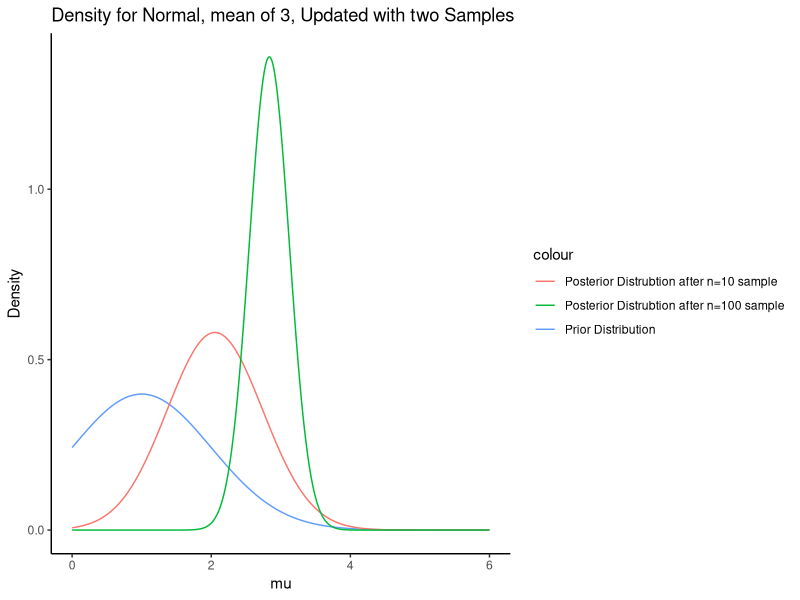
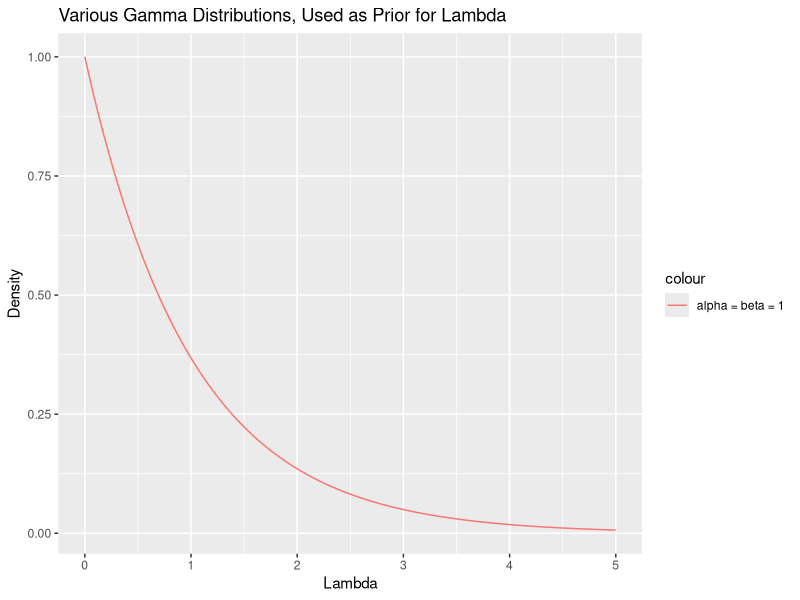
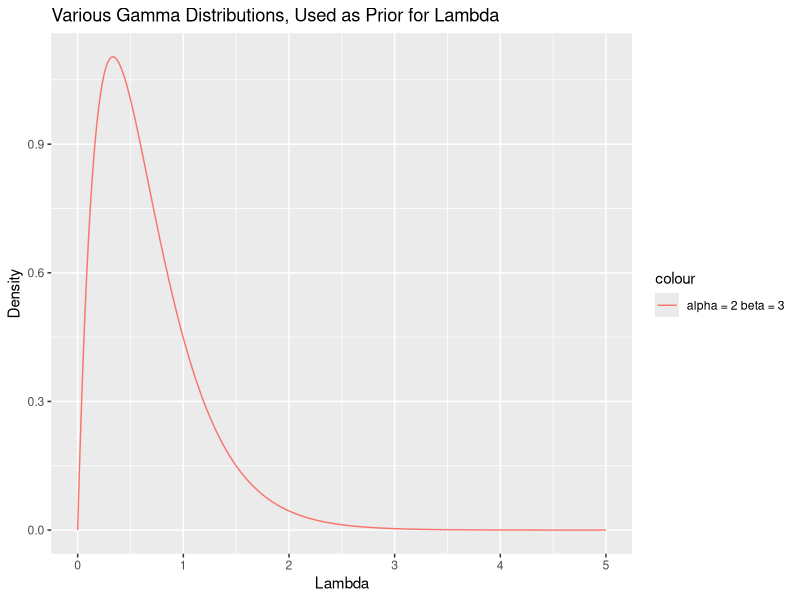
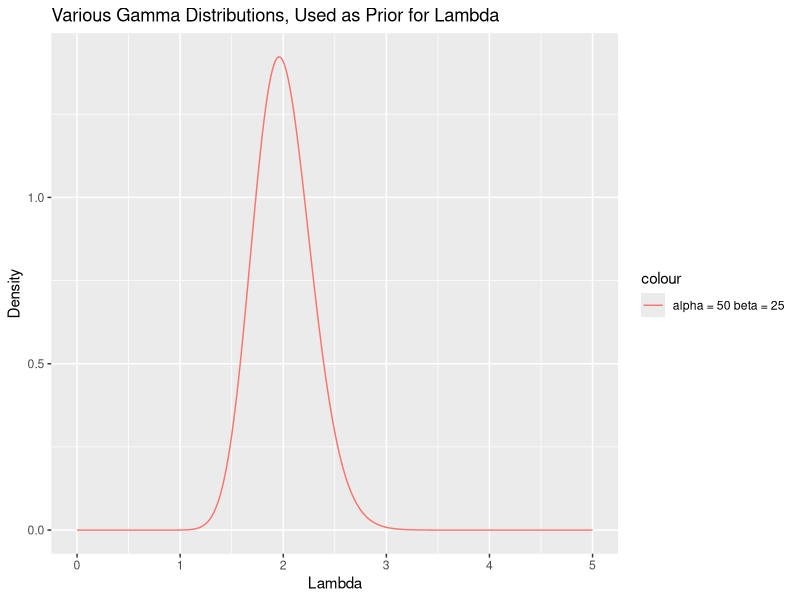
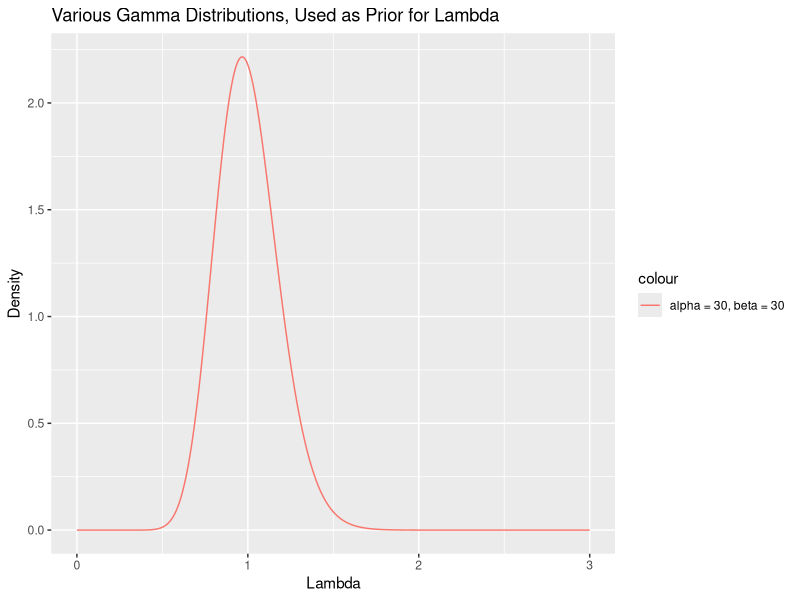

The R script that drew these images, in order:
## ---- chunk 1
knitr::opts_chunk$set(echo = TRUE)
knitr::opts_chunk$set(echo = TRUE, fig.align="center")
gc()
ls()
options(digits=4)
require(tidyverse)
set.seed(4747)
## ---- chunk 2
x_bar <- sd <- 3
mu_0 <- 1
sd_0 <- 1

prob <- seq(0, 6, .01)
# First prior
x_0 <- dnorm(prob, mu_0, sd_0)

# Update with data sample of 10
n <- 10

sd_10 <- ((n/(sd^2) + 1/(sd_0^2)))^(-0.5)
mu_10 <- sd_10^2*((mu_0/(sd_0^2)) + (n*x_bar)/sd^2)

x_10 <- dnorm(prob, mu_10, sd_10)

# Update with another data sample of 100
n <- 100

sd_100 <- ((n/(sd^2) + 1/(sd_0^2)))^(-0.5)
mu_100 <- sd_100^2*((mu_0/(sd_0^2)) + (n*x_bar)/sd^2)

x_100 <- dnorm(prob, mu_100, sd_100)

data.frame(x_0, x_10, x_100, prob) %>% ggplot(aes(x= prob)) +
  geom_line(aes(y= x_0, colour = 'Prior Distribution')) +
  geom_line(aes(y= x_10, colour = 'Posterior Distrubtion after n=10 sample')) +
  geom_line(aes(y= x_100, colour = 'Posterior Distrubtion after n=100 sample')) +
  labs(title = "Density for Normal, mean of 3, Updated with two Samples",
       x = "mu", y = "Density") + theme_classic()
## ---- chunk 3
prob <- seq(0, 5, .01)

alpha_0 <- 1
beta_0 <- 1
x_0 <- dgamma(prob, alpha_0, beta_0)

data.frame(x_0, prob) %>% 
  ggplot(aes(x = prob)) +
  geom_line(aes(y = x_0, colour = 'alpha = beta = 1')) +
  labs(title = "Various Gamma Distributions, Used as Prior for Lambda",
       x = "Lambda", y = "Density")
## ---- chunk 4
alpha_0 <- 2
beta_0 <- 3
x_0 <- dgamma(prob, alpha_0, beta_0)

data.frame(x_0, prob) %>% 
  ggplot(aes(x = prob)) +
  geom_line(aes(y = x_0, colour = 'alpha = 2 beta = 3')) +
  labs(title = "Various Gamma Distributions, Used as Prior for Lambda",
       x = "Lambda", y = "Density")
## ---- chunk 5
alpha_0 <- 50
beta_0 <- 25
x_0 <- dgamma(prob, alpha_0, beta_0)

data.frame(x_0, prob) %>% 
  ggplot(aes(x = prob)) +
  geom_line(aes(y = x_0, colour = 'alpha = 50 beta = 25')) +
  labs(title = "Various Gamma Distributions, Used as Prior for Lambda",
       x = "Lambda", y = "Density")
## ---- chunk 6
x <- 1/2

vector <- seq(4.97, 5.03, by = 0.0001)
i <- 2

# (alpha_0 - 1)/beta_0 = 1/4, so beta_0 = 4(alpha_0 - 1)
alpha_0 <- vector[i]
beta_0 <- 4*(alpha_0 - 1)

epsilon <- 0.0001
while (abs(pgamma(x, alpha_0, beta_0) - 0.9) > epsilon){
  #print(pgamma(x, alpha_0, beta_0))
  i <- i + 1
  alpha_0 <- vector[i]
  beta_0 <- 4*(alpha_0 - 1)
}
rm(vector, i)
alpha_0
beta_0
pgamma(x, alpha_0, beta_0) # roughly = 0.9
## ---- chunk 7
Normal_estimator <- function(x.data, mu_0, kappa_0, alpha_0, beta_0){
  # returning posterior mean for mu.  First define the prior hyperparameters.
  n <- length(x.data)
  x_bar <- mean(x.data)
  s <- sd(x.data)

  # Then define some posterior hyperparameters.
  mu_n <- (kappa_0*mu_0 + n*x_bar)/(kappa_0 + n)
  kappa_n <- kappa_0 + n
  alpha_n <- alpha_0 + n/2
  beta_n <- beta_0 + (n/2)*s^2 + (kappa_0*n*(x_bar - mu_0)^2)/(2*(kappa_0 + n))

  # Sample from posterior for lambda_star
  lambda_star <- mean(rgamma(10000, alpha_n, beta_n))

  # posterior mean
  mu_star <- mu_n

  # 95% CI for mu
  mu_CI <- qnorm(c(0.025, 0.975), mu_n, 1/sqrt(kappa_n*lambda_star))

  # 95% CI for new observation
  new_CI <- qnorm(c(0.025, 0.975), mu_n, 1/sqrt(lambda_star))
  return(list(mu_star, mu_CI, new_CI))
}

data <- rnorm(10, 12, 1)
Normal_estimator(data , 12, 1, 6, 4)

## ---- chunk 8
prob <- seq(0, 3, .01)
alpha_0 <- 30
beta_0 <- 30
x_0 <- dgamma(prob, alpha_0, beta_0)

data.frame(x_0, prob) %>% 
  ggplot(aes(x = prob)) +
  geom_line(aes(y = x_0, colour = 'alpha = 30, beta = 30')) +
  labs(title = "Various Gamma Distributions, Used as Prior for Lambda",
       x = "Lambda", y = "Density")
## ---- chunk 9
data(mtcars)
mpg = mtcars[,1]
missingObs = sample(seq(1,32,1), 1)
mpg_minus = mpg[-missingObs]
missing = mpg[missingObs]
estimateMPG = Normal_estimator(mpg_minus, 20, 1, 30, 30)
estimateMPG[3]
missing
